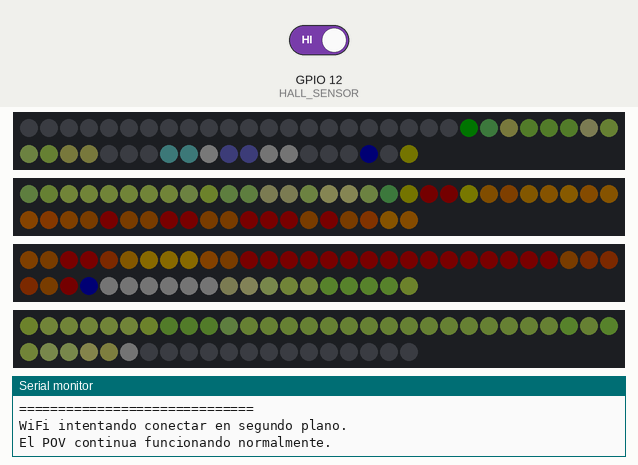
This sketch was run on a simulated ESP32. Shown: 4 × 50 RGB LEDs in strip order, left to right, continuing on the next row, the last lines printed to the serial monitor. Inputs (shaded band) come from the test bench; at power-on: GPIO 12 (HALL_SENSOR) HIGH. Dim RGB values are drawn brighter than linear; WiFi joins after 1.5 s; servers stay silent unless stated.

Above: at 12.2 s.
12.3 s: GPIO 12 (HALL_SENSOR) driven LOW
At 12.79 s:
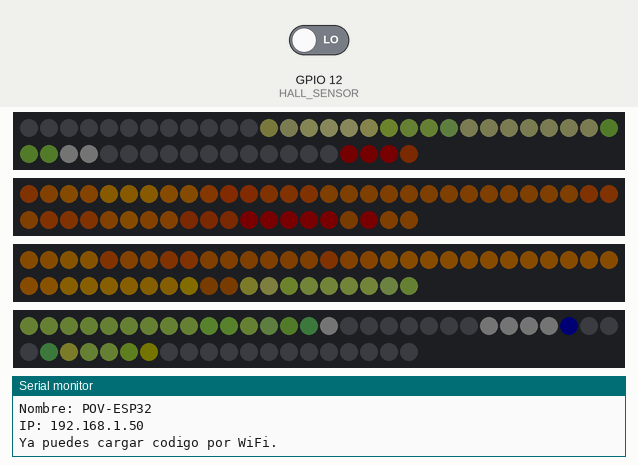
14.7 s: GPIO 12 (HALL_SENSOR) driven HIGH
At 15.52 s:
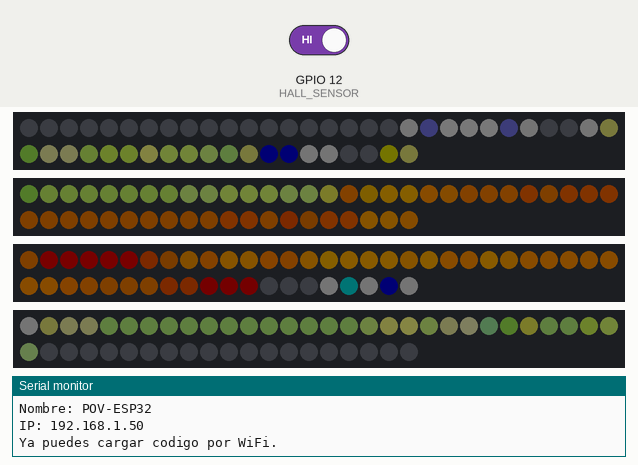
17.4 s: GPIO 12 (HALL_SENSOR) driven LOW
At 17.58 s:
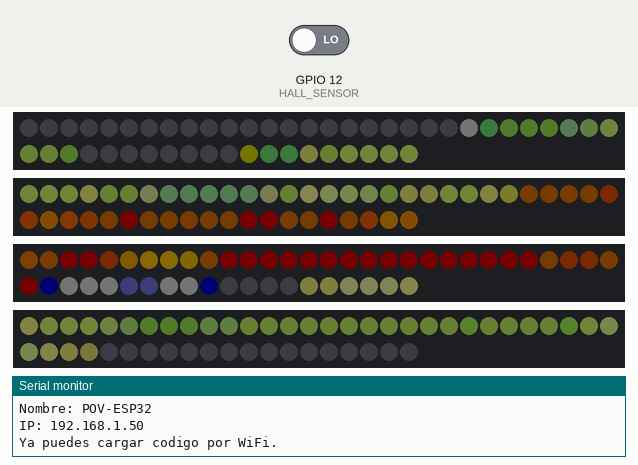
20.1 s: GPIO 12 (HALL_SENSOR) driven HIGH
At 20.63 s:
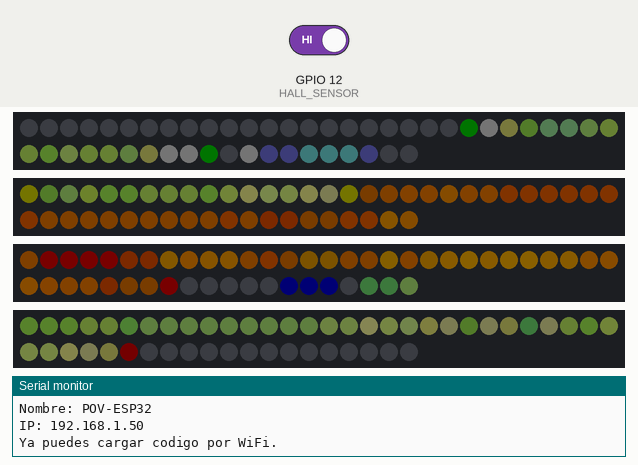
23.1 s: GPIO 12 (HALL_SENSOR) driven LOW
At 23.27 s:
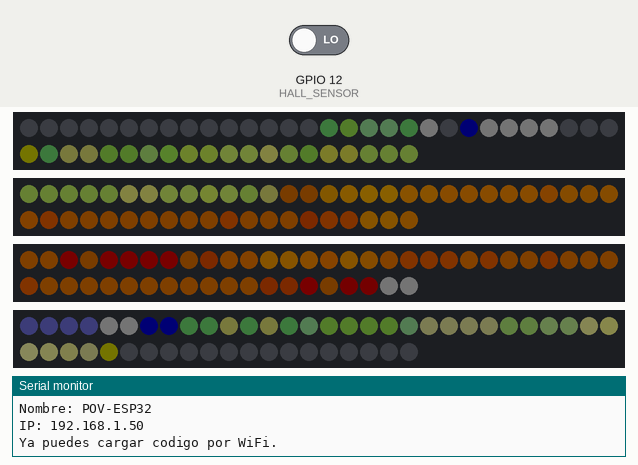
26.1 s: GPIO 12 (HALL_SENSOR) driven HIGH
At 26.33 s:
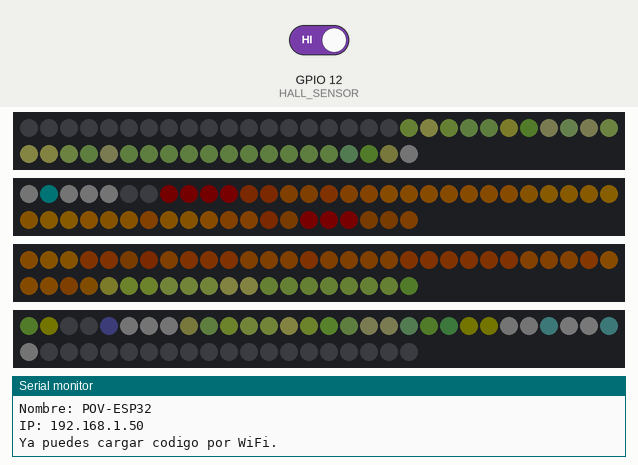

Measured:
- after the input at 12.3 s, the LEDs: first change at once (image 1 shows a later state)
- after the input at 17.4 s, the LEDs: change at once (image 3)
- after the input at 20.1 s, the LEDs: first change after 0.08 s (image 4 shows a later state)
- after the input at 23.1 s, the LEDs: change at once (image 5)
- after the input at 26.1 s, the LEDs: change after 0.08 s (image 6)

The sketch:

POV_Imagen_Original_Solo_Espejo.ino
```cpp
#include <FastLED.h>
#include "imgs.h"
#include <pgmspace.h>

// ===== OTA =====
#include <WiFi.h>
#include <ArduinoOTA.h>

// ================================
// CONFIGURACION WIFI
// ================================

const char* WIFI_SSID = "";
const char* WIFI_PASSWORD = "";

bool otaStarted = false;


// ================================
// Imagen única
// ================================

#define IMAGE_NUMBER 5


// ================================
// Sensor Hall
// ================================

const int HALL_SENSOR = 12;

volatile unsigned long lastTime = 0;

unsigned long threshold = 50;


// ================================
// POV
// ================================

int resolution = 6;

byte leds_samples = 360 / resolution;

volatile int leds_pos = 0;

volatile bool leds_pos_changed = false;


// ================================
// LEDS
// ================================

#define NUM_LEDS 50

#define LEDS_TYPE WS2812B

#define BRIGHTNESS 10

#define COLOR_ORDER GRB

#define DATA_PIN_1 19
#define DATA_PIN_2 21
#define DATA_PIN_3 22
#define DATA_PIN_4 23


CRGB leds1[NUM_LEDS];
CRGB leds2[NUM_LEDS];
CRGB leds3[NUM_LEDS];
CRGB leds4[NUM_LEDS];


// ================================
// Timer ESP32 Core 3.x
// ================================

hw_timer_t * timer = NULL;

volatile float lap_time = 1000;

volatile float pulses_number = 0;


// ================================
// Funciones
// ================================

void draw_leds(int leds_pos);

void IRAM_ATTR onTimer();

uint32_t expandColor(uint16_t color);

// ===== OTA =====
void startOTA();


// ============================================================
// SETUP
// ============================================================

void setup(){

    Serial.begin(115200);

    delay(2000);

    pinMode(HALL_SENSOR, INPUT);


    // ================================
    // FASTLED
    // ================================

    FastLED.addLeds<LEDS_TYPE, DATA_PIN_1, COLOR_ORDER>(
        leds1,
        NUM_LEDS
    );

    FastLED.addLeds<LEDS_TYPE, DATA_PIN_2, COLOR_ORDER>(
        leds2,
        NUM_LEDS
    );

    FastLED.addLeds<LEDS_TYPE, DATA_PIN_3, COLOR_ORDER>(
        leds3,
        NUM_LEDS
    );

    FastLED.addLeds<LEDS_TYPE, DATA_PIN_4, COLOR_ORDER>(
        leds4,
        NUM_LEDS
    );


    FastLED.setBrightness(BRIGHTNESS);


    // ================================
    // Prueba inicial roja
    // ================================

    for(int i = 0; i < NUM_LEDS; i++){

        leds1[i] = CRGB(255, 0, 0);

        leds2[i] = CRGB(0, 0, 0);

        leds3[i] = CRGB(0, 0, 0);

        leds4[i] = CRGB(0, 0, 0);
    }

    FastLED.show();


    delay(1000);


    // ================================
    // Punto azul referencia
    // ================================

    leds1[0] = CRGB(0, 0, 255);

    leds2[0] = CRGB(0, 0, 255);

    leds3[0] = CRGB(0, 0, 255);

    leds4[0] = CRGB(0, 0, 255);


    FastLED.show();


    delay(3000);


    // ================================
    // TIMER
    // ================================

    timer = timerBegin(1000000);

    timerAttachInterrupt(timer, &onTimer);


    pulses_number =
        (lap_time * 1000) / leds_samples;


    timerAlarm(
        timer,
        pulses_number,
        true,
        0
    );


    // ================================
    // Verde inicio
    // ================================

    leds1[0] = CRGB(0, 255, 0);

    leds2[0] = CRGB(0, 255, 0);

    leds3[0] = CRGB(0, 255, 0);

    leds4[0] = CRGB(0, 255, 0);


    FastLED.show();


    delay(5000);


    // ========================================================
    // ===== OTA - SOLO INICIAMOS WIFI ========================
    // ========================================================

    Serial.println();
    Serial.println("==============================");
    Serial.println("Iniciando WiFi para OTA...");
    Serial.println("==============================");

    WiFi.mode(WIFI_STA);

    WiFi.begin(
        WIFI_SSID,
        WIFI_PASSWORD
    );

    /*
       IMPORTANTE:

       NO hacemos esto:

       while(WiFi.status() != WL_CONNECTED)

       porque eso bloquearía el POV si
       el WiFi no existe.

       La conexión ocurre en segundo plano.
    */

    Serial.println("WiFi intentando conectar en segundo plano.");
    Serial.println("El POV continua funcionando normalmente.");

}


// ============================================================
// LOOP
// ============================================================

void loop(){


    // ========================================================
    // ===== OTA ==============================================
    // ========================================================

    /*
       Si el WiFi consiguió conectarse
       iniciamos OTA UNA SOLA VEZ.
    */

    if(
        !otaStarted &&
        WiFi.status() == WL_CONNECTED
    ){

        startOTA();

    }


    /*
       Si OTA ya fue iniciado,
       atendemos las solicitudes.
    */

    if(otaStarted){

        ArduinoOTA.handle();

    }


    // ========================================================
    // CODIGO POV ORIGINAL
    // ========================================================

    if(
        !digitalRead(HALL_SENSOR) &&
        (millis() - lastTime) > threshold
    ){

        lap_time =
            millis() - lastTime;


        pulses_number =
            (lap_time * 1000) /
            leds_samples;


        timerAlarm(
            timer,
            pulses_number,
            true,
            0
        );


        lastTime = millis();

    }


    if(leds_pos_changed){

        leds_pos_changed = false;


        if(leds_pos != 0){

            draw_leds(leds_pos);

        }


        FastLED.show();

    }

}


// ============================================================
// OTA
// ============================================================

void startOTA(){

    Serial.println();
    Serial.println("==============================");
    Serial.println("WIFI CONECTADO");
    Serial.println("==============================");

    Serial.print("IP: ");

    Serial.println(
        WiFi.localIP()
    );


    // Nombre que veremos en Arduino IDE

    ArduinoOTA.setHostname(
        "POV-ESP32"
    );


    ArduinoOTA.onStart([](){

        Serial.println();
        Serial.println("==============================");
        Serial.println("INICIANDO ACTUALIZACION OTA");
        Serial.println("==============================");

    });


    ArduinoOTA.onEnd([](){

        Serial.println();
        Serial.println("==============================");
        Serial.println("OTA COMPLETADO");
        Serial.println("==============================");

    });


    ArduinoOTA.onProgress(
        [](unsigned int progress,
           unsigned int total){

            Serial.printf(
                "OTA: %u%%\r",
                (progress * 100) / total
            );

        }
    );


    ArduinoOTA.onError(
        [](ota_error_t error){

            Serial.printf(
                "Error OTA [%u]: ",
                error
            );


            if(error == OTA_AUTH_ERROR){

                Serial.println(
                    "Error autenticacion"
                );

            }
            else if(error == OTA_BEGIN_ERROR){

                Serial.println(
                    "Error inicio"
                );

            }
            else if(error == OTA_CONNECT_ERROR){

                Serial.println(
                    "Error conexion"
                );

            }
            else if(error == OTA_RECEIVE_ERROR){

                Serial.println(
                    "Error recepcion"
                );

            }
            else if(error == OTA_END_ERROR){

                Serial.println(
                    "Error finalizacion"
                );

            }

        }
    );


    ArduinoOTA.begin();


    otaStarted = true;


    Serial.println();
    Serial.println("OTA LISTO");
    Serial.println();

    Serial.print("Nombre: ");
    Serial.println("POV-ESP32");

    Serial.print("IP: ");
    Serial.println(WiFi.localIP());

    Serial.println();
    Serial.println(
        "Ya puedes cargar codigo por WiFi."
    );

}


// ============================================================
// DIBUJAR LEDS
// ============================================================

void draw_leds(int leds_pos){

    int row =
        leds_pos / resolution;


    // ========================================================
    // UNICO CAMBIO: ESPEJO ANGULAR
    // ========================================================
    //
    // El codigo original recorria:
    // 0, 1, 2, ... 59
    //
    // Ahora recorre:
    // 0, 59, 58, ... 1
    //
    // No se modifica Hall, timer, lap_time ni sincronizacion.
    //
    row =
        (leds_samples - row) %
        leds_samples;


    uint16_t color16;

    uint32_t color24;


    for(int i = 0; i < NUM_LEDS; i++){

        color16 =
            pgm_read_word(
                &(frame5[row][i])
            );


        color24 =
            expandColor(color16);


        leds1[i] =
            color24;


        color16 =
            pgm_read_word(
                &(frame5[row][NUM_LEDS + i])
            );


        color24 =
            expandColor(color16);


        leds2[i] =
            color24;

    }


    // La fila opuesta sigue estando exactamente a 180 grados.
    row =
        (row + (leds_samples / 2)) %
        leds_samples;


    for(int i = 0; i < NUM_LEDS; i++){


        color16 =
            pgm_read_word(
                &(frame5[row][2 * NUM_LEDS - i - 1])
            );


        color24 =
            expandColor(color16);


        leds3[i] =
            color24;


        color16 =
            pgm_read_word(
                &(frame5[row][NUM_LEDS - i - 1])
            );


        color24 =
            expandColor(color16);


        leds4[i] =
            color24;

    }

}


// ============================================================
// RGB565 -> RGB888
// ============================================================

uint32_t expandColor(uint16_t color){

    uint16_t blue5 =
        color & 0x001F;


    uint16_t green6 =
        (color & 0x07E0) >> 5;


    uint16_t red5 =
        (color & 0xF800) >> 11;


    uint32_t blue8 =
        (blue5 * 527 + 23) >> 6;


    uint32_t green8 =
        (green6 * 259 + 33) >> 6;


    uint32_t red8 =
        (red5 * 527 + 23) >> 6;


    return
        (red8 << 16) +
        (green8 << 8) +
        blue8;

}


// ============================================================
// TIMER
// ============================================================

void IRAM_ATTR onTimer(){

    leds_pos_changed = true;


    if(leds_pos < 350){

        leds_pos +=
            resolution;

    }
    else{

        leds_pos = 0;

    }

}
```

Source omitted: imgs.h (data table, 42460 bytes)
